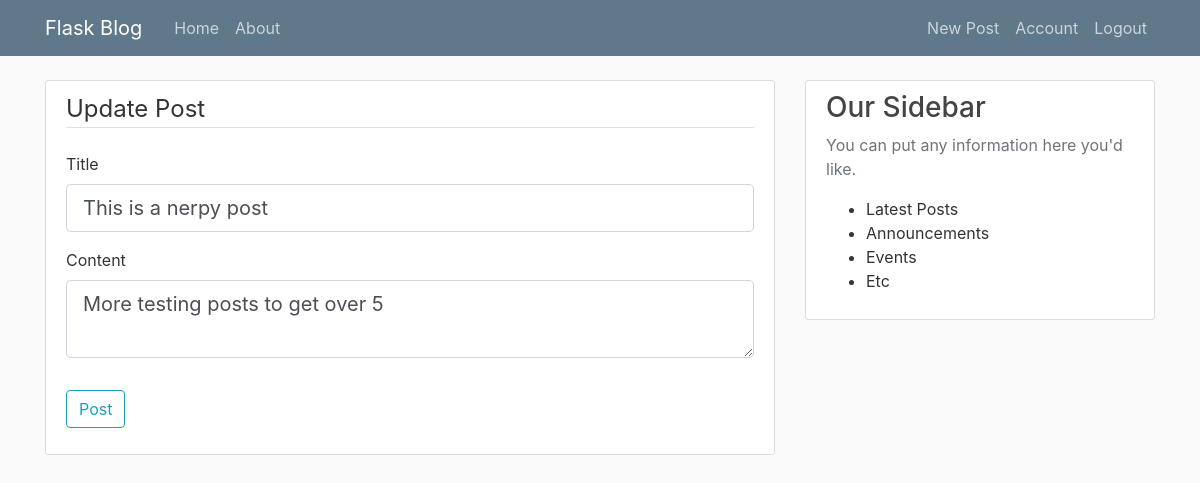
/post/5/update (signed in), run on an earlier commit of the app's database.
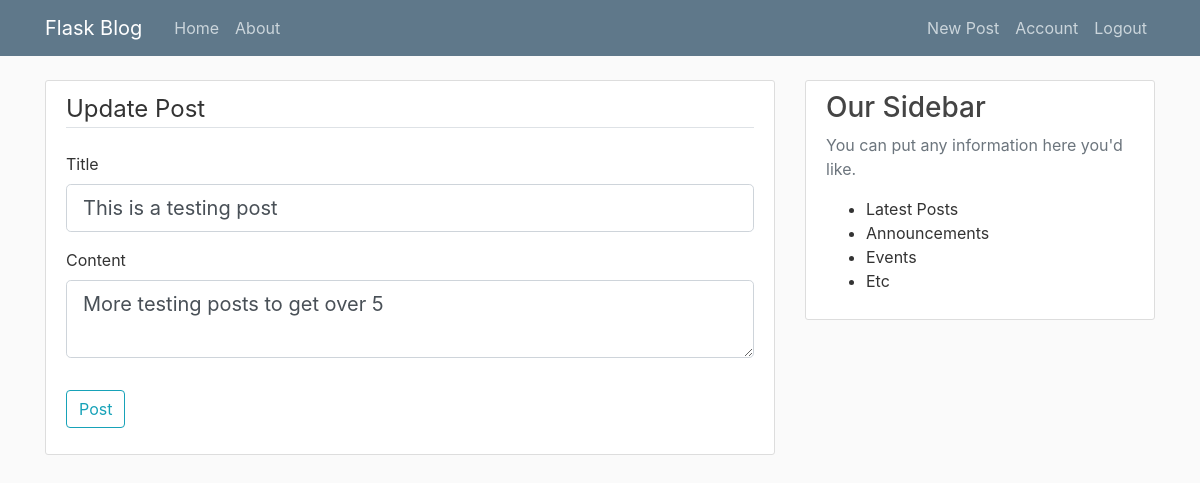
And on a later commit of the database.
### flaskblog/models.py (models this page shows, shortened)
class Post(db.Model):
    id = db.Column(db.Integer, primary_key=True)
    title = db.Column(db.String(100), nullable=False)
    date_posted = db.Column(db.DateTime, nullable=False, default=datetime.utcnow)
    content = db.Column(db.Text, nullable=False)
    user_id = db.Column(db.Integer, db.ForeignKey('user.id'), nullable=False)

### flaskblog/posts/routes.py (the view)
@posts.route("/post/<int:post_id>/update", methods=['GET', 'POST'])
@login_required
def update_post(post_id):
    post = Post.query.get_or_404(post_id)
    if post.author != current_user:
        abort(403)
    form = PostForm()
    if form.validate_on_submit():
        post.title = form.title.data
        post.content = form.content.data
        db.session.commit()
        flash('Your post has been updated!', 'success')
        return redirect(url_for('posts.post', post_id=post.id))
    elif request.method == 'GET':
        form.title.data = post.title
        form.content.data = post.content
    return render_template('create_post.html', title='Update Post',
                           form=form, legend='Update Post')

### flaskblog/posts/forms.py
class PostForm(FlaskForm):
    title = StringField('Title', validators=[DataRequired()])
    content = TextAreaField('Content', validators=[DataRequired()])
    submit = SubmitField('Post')

### flaskblog/models.py (called while the page is built)
@login_manager.user_loader
def load_user(user_id):
    return User.query.get(int(user_id))

### flaskblog/templates/create_post.html (shortened to what this page needs)
{% extends "base.html" %}
{% block content %}
<div class="content-section">
    <form method="POST" action="">
        <fieldset class="form-group">
            <legend class="border-bottom mb-4">{{ legend }}</legend>
            <div class="form-group">
                {{ form.title.label(class="form-control-label") }}
                {% if form.title.errors %}
                {{ form.title(class="form-control form-control-lg is-invalid") }}
                <div class="invalid-feedback">
                    {% for error in form.title.errors %}
                    <span>{{ error }}</span>
                    {% endfor %}
                </div>
                {% else %}
                {{ form.title(class="form-control form-control-lg") }}
                {% endif %}
            </div>
            <div class="form-group">
                {{ form.content.label(class="form-control-label") }}
                {% if form.content.errors %}
                {{ form.content(class="form-control form-control-lg is-invalid") }}
                <div class="invalid-feedback">
                    {% for error in form.content.errors %}
                    <span>{{ error }}</span>
                    {% endfor %}
                </div>
                {% else %}
                {{ form.content(class="form-control form-control-lg") }}
                {% endif %}
            </div>
        </fieldset>
        <div class="form-group">
            {{ form.submit(class="btn btn-outline-info") }}
        </div>
    </form>
</div>
{% endblock content %}

What changed in the data, as far as the page shows it:
changed Post "More testing posts to get over 5": title "This is a nerpy post" → "This is a testing post"
